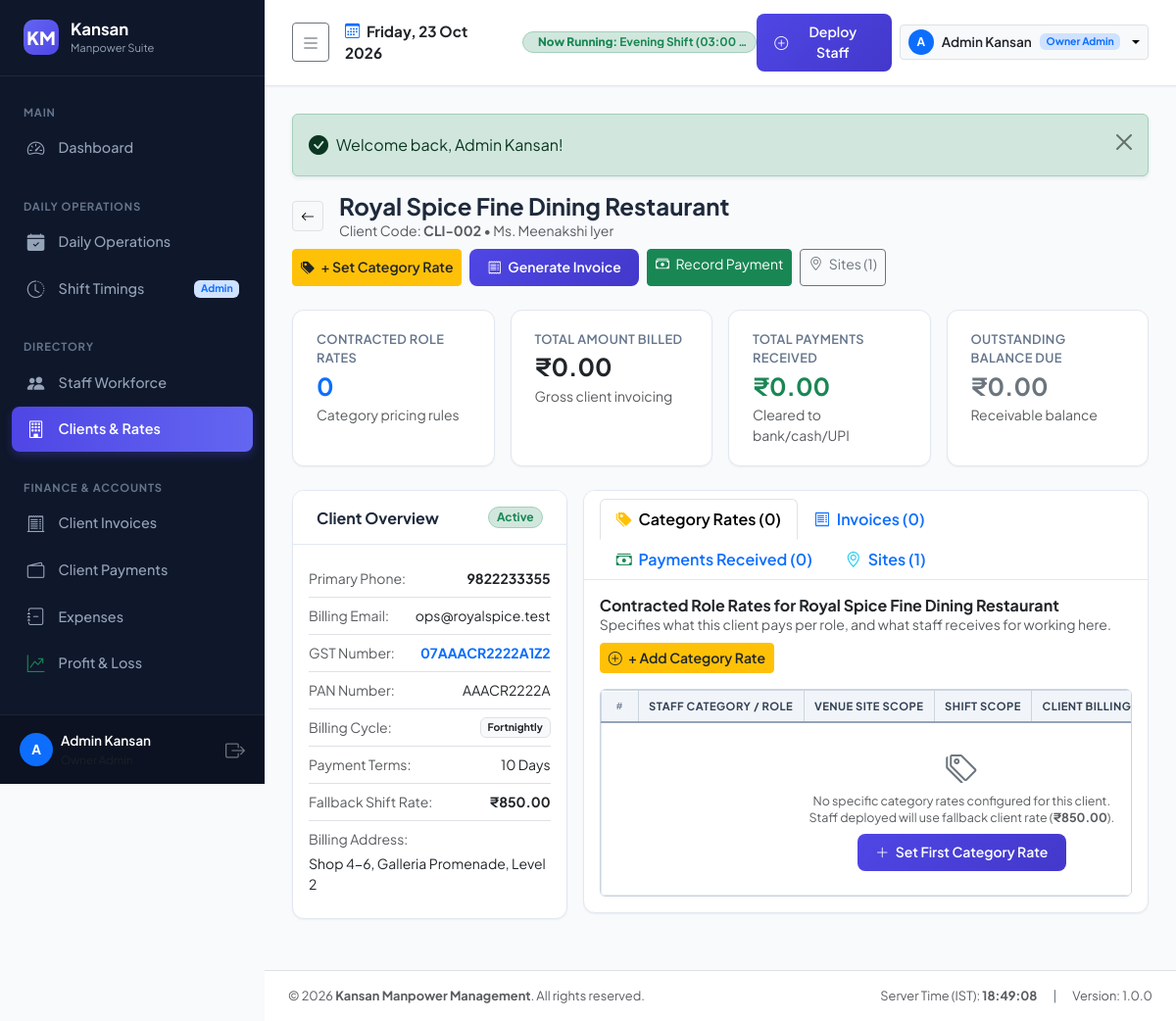
The page /modules/clients/view.php?id=2 (signed in) on the database its author committed.
### tables this page shows
CREATE TABLE shifts (
    id INT PRIMARY KEY AUTO_INCREMENT,
    shift_code VARCHAR(20) NOT NULL UNIQUE,
    shift_name VARCHAR(100) NOT NULL,
    start_time TIME NOT NULL,
    end_time TIME NOT NULL,
    is_overnight TINYINT(1) NOT NULL DEFAULT 0,
    duration_hours DECIMAL(4,2) NOT NULL DEFAULT 8.00,
    description VARCHAR(255) NULL,
    status ENUM('active', 'inactive') NOT NULL DEFAULT 'active',
    created_at DATETIME DEFAULT CURRENT_TIMESTAMP,
    updated_at DATETIME DEFAULT CURRENT_TIMESTAMP ON UPDATE CURRENT_TIMESTAMP
);

CREATE TABLE clients (
    id INT PRIMARY KEY AUTO_INCREMENT,
    client_code VARCHAR(20) NOT NULL UNIQUE,
    company_name VARCHAR(150) NOT NULL,
    contact_person VARCHAR(100) NOT NULL,
    phone VARCHAR(20) NOT NULL,
    email VARCHAR(100) NULL,
    gst_number VARCHAR(30) NULL,
    pan_number VARCHAR(30) NULL,
    billing_address TEXT NOT NULL,
    billing_cycle ENUM('weekly', 'fortnightly', 'monthly', 'on_demand') NOT NULL DEFAULT 'monthly',
    payment_terms_days INT NOT NULL DEFAULT 15,
    default_billing_rate DECIMAL(10,2) NOT NULL DEFAULT 800.00,
    status ENUM('active', 'inactive') NOT NULL DEFAULT 'active',
    created_at DATETIME DEFAULT CURRENT_TIMESTAMP,
    updated_at DATETIME DEFAULT CURRENT_TIMESTAMP ON UPDATE CURRENT_TIMESTAMP,
    INDEX idx_client_code (client_code),
    INDEX idx_client_status (status)
);

### modules/clients/view.php (the view, shortened to what the rows shown need)
<?php
$db = DB::getConnection();
$clientId = (int)($_GET['id'] ?? 0);
$activeTab = $_GET['tab'] ?? 'rates';
$stmt = $db->prepare("SELECT * FROM clients WHERE id = :id");
$stmt->execute([':id' => $clientId]);
$client = $stmt->fetch();
$rcStmt = $db->prepare("
    SELECT rc.*, sc.category_name, sc.category_code, s.site_name, sh.shift_name, stf.full_name as staff_name
    FROM rate_cards rc
    LEFT JOIN staff_categories sc ON rc.category_id = sc.id
    LEFT JOIN sites s ON rc.site_id = s.id
    LEFT JOIN shifts sh ON rc.shift_id = sh.id
    LEFT JOIN staff stf ON rc.staff_id = stf.id
    WHERE rc.client_id = :id
    ORDER BY rc.id DESC
");
$rcStmt->execute([':id' => $clientId]);
$rateCards = $rcStmt->fetchAll();
require_once ROOT_PATH . '/templates/header.php';
require_once ROOT_PATH . '/templates/navbar.php';
?>
<div class="d-flex align-items-center justify-content-between flex-wrap gap-2 mb-4">
    <div class="d-flex align-items-center gap-3">
        <div>
            <h4 class="fw-bold mb-0"><?= htmlspecialchars($client['company_name']) ?></h4>
            <div class="text-muted small">Client Code: <strong><?= htmlspecialchars($client['client_code']) ?></strong> &bull; <?= htmlspecialchars($client['contact_person']) ?></div>
        </div>
    </div>
</div>
<div class="row g-3">
    <div class="col-lg-4">
        <div class="custom-card">
            <div class="custom-card-header">
                <h6 class="fw-bold mb-0">Client Overview</h6>
                <?= Helper::statusBadge($client['status']) ?>
            </div>
            <div class="p-3">
                <ul class="list-group list-group-flush small">
                    <li class="list-group-item d-flex justify-content-between px-0">
                        <span class="text-muted">Primary Phone:</span>
                        <strong class="text-dark"><?= htmlspecialchars($client['phone']) ?></strong>
                    </li>
                    <li class="list-group-item d-flex justify-content-between px-0">
                        <span class="text-muted">Billing Email:</span>
                        <span><?= htmlspecialchars($client['email'] ?: '-') ?></span>
                    </li>
                    <li class="list-group-item d-flex justify-content-between px-0">
                        <span class="text-muted">GST Number:</span>
                        <strong class="text-primary"><?= htmlspecialchars($client['gst_number'] ?: 'Not Registered') ?></strong>
                    </li>
                    <li class="list-group-item d-flex justify-content-between px-0">
                        <span class="text-muted">PAN Number:</span>
                        <span><?= htmlspecialchars($client['pan_number'] ?: '-') ?></span>
                    </li>
                    <li class="list-group-item d-flex justify-content-between px-0">
                        <span class="text-muted">Billing Cycle:</span>
                        <span class="badge bg-light text-dark border text-capitalize"><?= $client['billing_cycle'] ?></span>
                    </li>
                    <li class="list-group-item d-flex justify-content-between px-0">
                        <span class="text-muted">Payment Terms:</span>
                        <span><?= $client['payment_terms_days'] ?> Days</span>
                    </li>
                    <li class="list-group-item d-flex justify-content-between px-0">
                        <span class="text-muted">Fallback Shift Rate:</span>
                        <strong class="text-dark"><?= Helper::formatCurrency($client['default_billing_rate']) ?></strong>
                    </li>
                    <li class="list-group-item px-0">
                        <span class="text-muted d-block mb-1">Billing Address:</span>
                        <div class="text-dark"><?= nl2br(htmlspecialchars($client['billing_address'])) ?></div>
                    </li>
                </ul>
            </div>
        </div>
    </div>
    <div class="col-lg-8">
        <div class="custom-card">
            <div class="tab-content p-3" id="clientTabContent">
                <div class="tab-pane fade <?= $activeTab === 'rates' ? 'show active' : '' ?>" id="rates-pane">
                    <div class="d-flex align-items-center justify-content-between mb-3 flex-wrap gap-2">
                        <div>
                            <h6 class="fw-bold mb-0 text-dark">Contracted Role Rates for <?= htmlspecialchars($client['company_name']) ?></h6>
                            <p class="text-muted small mb-0">Specifies what this client pays per role, and what staff receives for working here.</p>
                        </div>
                    </div>
                    <div class="table-responsive">
                        <table class="table table-custom table-sm align-middle">
                            <thead>
                                <tr>
                                    <th class="col-row-num text-center">#</th>
                                    <th>Staff Category / Role</th>
                                    <th>Venue Site Scope</th>
                                    <th>Shift Scope</th>
                                    <th class="text-end">Client Billing Rate</th>
                                </tr>
                            </thead>
                            <tbody>
                                <?php if (empty($rateCards)): ?>
                                    <tr>
                                        <td colspan="7" class="text-center py-4 text-muted">
                                            <i class="bi bi-tags fs-2 d-block mb-1 text-secondary"></i>
                                            No specific category rates configured for this client.<br>
                                            Staff deployed will use fallback client rate (<strong><?= Helper::formatCurrency($client['default_billing_rate']) ?></strong>).<br>
                                            <button type="button" class="btn btn-sm btn-primary mt-2" onclick="openClientRateModal()">
                                                <i class="bi bi-plus-lg me-1"></i> Set First Category Rate
                                            </button>
                                        </td>
                                    </tr>
                                <?php endif; ?>
                            </tbody>
                        </table>
                    </div>
                </div>
            </div>
        </div>
    </div>
</div>
<?php require_once ROOT_PATH . '/templates/footer.php'; ?>

### templates/navbar.php (shortened to what the rows shown need)
<?php
$currentTime = date('H:i:s');
$db = DB::getConnection();
$activeShiftStmt = $db->query("SELECT * FROM shifts WHERE status = 'active' ORDER BY start_time ASC");
$allShifts = $activeShiftStmt->fetchAll();
$currentRunningShift = null;
foreach ($allShifts as $sh) {
    if (!$sh['is_overnight']) {
        if ($currentTime >= $sh['start_time'] && $currentTime <= $sh['end_time']) {
            $currentRunningShift = $sh;
            break;
        }
    } else {
        if ($currentTime >= $sh['start_time'] || $currentTime <= $sh['end_time']) {
            $currentRunningShift = $sh;
            break;
        }
    }
}
?>
<div class="app-main">
    <header class="app-topbar">
        <div class="d-flex align-items-center gap-3">
            <div class="d-flex align-items-center gap-2 overflow-hidden">
                <?php if ($currentRunningShift): ?>
                    <span class="badge bg-success-subtle text-success border border-success-subtle px-2 py-1.5 rounded-pill d-flex align-items-center gap-1.5 text-truncate" style="font-size: 0.74rem; max-width: 240px;">
                        <span class="text-truncate">
                            <strong class="d-none d-sm-inline">Now Running: </strong><?= htmlspecialchars($currentRunningShift['shift_name']) ?> <span class="d-none d-md-inline">(<?= date('h:i A', strtotime($currentRunningShift['start_time'])) ?> - <?= date('h:i A', strtotime($currentRunningShift['end_time'])) ?>)</span>
                        </span>
                    </span>
                <?php else: ?>
                    <span class="badge bg-secondary-subtle text-secondary px-2 py-1 rounded-pill" style="font-size: 0.75rem;">
                        <i class="bi bi-pause-circle me-1"></i> <span class="d-none d-sm-inline">Shift </span>Transition
                    </span>
                <?php endif; ?>
            </div>
        </div>
    </header>
    <main class="page-container">

### core/Helper.php (shortened to what the rows shown need)
<?php
class Helper {
    public static function formatCurrency(float|int|string|null $amount): string {
        $val = (float)($amount ?? 0);
        return '₹' . number_format($val, 2);
    }
    public static function statusBadge(string $status, ?string $carriedToInvoice = null): string {
        $st = strtolower(trim($status));
        $icon = '';
        if ($st === 'scheduled') {
            $class = 'bg-primary-subtle text-primary border border-primary-subtle';
            $icon = '<i class="bi bi-clock-history me-1"></i>';
            $label = 'Scheduled';
        } elseif ($st === 'carried_forward') {
            $class = 'bg-info-subtle text-info border border-info-subtle';
            $icon = '<i class="bi bi-arrow-right-circle me-1"></i>';
            $label = !empty($carriedToInvoice) ? "Carry Forward to {$carriedToInvoice}" : 'Carry Forward';
        } else {
            $class = match($st) {
                'active', 'present', 'paid', 'approved', 'completed' => 'bg-success-subtle text-success border border-success-subtle',
                'pending', 'half_day', 'partially_paid' => 'bg-warning-subtle text-warning-emphasis border border-warning-subtle',
                'inactive', 'absent', 'unpaid', 'cancelled', 'blocked' => 'bg-danger-subtle text-danger border border-danger-subtle',
                'leave' => 'bg-info-subtle text-info-emphasis border border-info-subtle',
                default => 'bg-secondary-subtle text-secondary border border-secondary-subtle',
            };
            $label = ucwords(str_replace('_', ' ', $status));
        }
        return '<span class="badge ' . $class . ' px-2 py-1 rounded-pill">' . $icon . htmlspecialchars($label) . '</span>';
    }
}

### rows shown on the page
shifts: shift_name "Evening Shift", start_time "03:00…"
clients: company_name "Royal Spice Fine Dining Restaurant", client_code "CLI-002", contact_person "Ms. Meenakshi Iyer", status "Active", phone "9822233355", email "ops@royalspice.test", gst_number "07AAACR2222A1Z2", pan_number "AAACR2222A", billing_cycle "Fortnightly", payment_terms_days "10", default_billing_rate "₹850.00", billing_address "Shop 4-6, Galleria Promenade, Level 2"

### other values the page prints
substr($user['full_name'] ?? 'U', 0, 1) "A"
$user['full_name'] "Admin Kansan"
substr($user['full_name'] ?? 'A', 0, 1) "A"
str_replace('_', ' ', $user['role'] ?? '') "Owner Admin"
$flash['message'] "Welcome back, Admin Kansan!"
count($sites) "1"
count($rateCards) "0"
Helper::formatCurrency($totalInvoiced) "₹0.00"
Helper::formatCurrency($totalCollected) "₹0.00"
Helper::formatCurrency($balanceDue) "₹0.00"
count($invoices) "0"
count($payments) "0"
APP_NAME "Kansan Manpower Management"
APP_VERSION "1.0.0"
